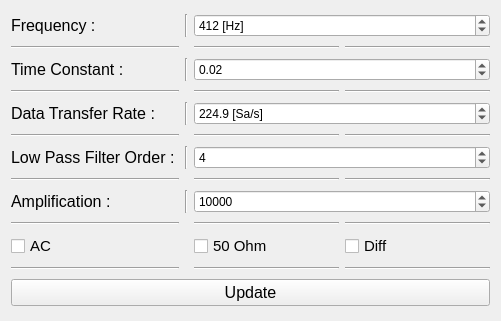
     <widget class="QWidget" name="gridLayoutWidget">
      <property name="geometry">
       <rect>
        <x>50</x>
        <y>440</y>
        <width>501</width>
        <height>321</height>
       </rect>
      </property>
      <layout class="QGridLayout" name="gridLayout_lockin">
       <item row="7" column="1">
        <widget class="Line" name="line_89">
         <property name="orientation">
          <enum>Qt::Horizontal</enum>
         </property>
        </widget>
       </item>
       <item row="2" column="1">
        <widget class="QLabel" name="TimeConstant">
         <property name="font">
          <font>
           <pointsize>12</pointsize>
          </font>
         </property>
         <property name="text">
          <string>Time Constant :   </string>
         </property>
        </widget>
       </item>
       <item row="4" column="1">
        <widget class="QLabel" name="DataTransferRate">
         <property name="font">
          <font>
           <pointsize>12</pointsize>
          </font>
         </property>
         <property name="text">
          <string>Data Transfer Rate :   </string>
         </property>
        </widget>
       </item>
       <item row="0" column="1">
        <widget class="QLabel" name="Frequency">
         <property name="font">
          <font>
           <pointsize>12</pointsize>
          </font>
         </property>
         <property name="text">
          <string>Frequency :   </string>
         </property>
        </widget>
       </item>
       <item row="8" column="1">
        <widget class="QLabel" name="Amplification">
         <property name="font">
          <font>
           <pointsize>12</pointsize>
          </font>
         </property>
         <property name="text">
          <string>Amplification :   </string>
         </property>
        </widget>
       </item>
       <item row="0" column="3" colspan="2">
        <widget class="QDoubleSpinBox" name="pickFreq">
         <property name="suffix">
          <string> [Hz]</string>
         </property>
         <property name="decimals">
          <number>0</number>
         </property>
         <property name="minimum">
          <double>10.000000000000000</double>
         </property>
         <property name="maximum">
          <double>100000.000000000000000</double>
         </property>
         <property name="value">
          <double>412.000000000000000</double>
         </property>
        </widget>
       </item>
       <item row="8" column="3" colspan="2">
        <widget class="QDoubleSpinBox" name="pickAmp">
         <property name="decimals">
          <number>0</number>
         </property>
         <property name="minimum">
          <double>100.000000000000000</double>
         </property>
         <property name="maximum">
          <double>100000000.000000000000000</double>
         </property>
         <property name="singleStep">
          <double>1000.000000000000000</double>
         </property>
         <property name="value">
          <double>10000.000000000000000</double>
         </property>
        </widget>
       </item>
       <item row="2" column="3" colspan="2">
        <widget class="QDoubleSpinBox" name="pickTC">
         <property name="minimum">
          <double>0.000000000000000</double>
         </property>
         <property name="maximum">
          <double>5.000000000000000</double>
         </property>
         <property name="singleStep">
          <double>0.001000000000000</double>
         </property>
         <property name="value">
          <double>0.020000000000000</double>
         </property>
        </widget>
       </item>
       <item row="11" column="1">
        <widget class="Line" name="line_103">
         <property name="orientation">
          <enum>Qt::Horizontal</enum>
         </property>
        </widget>
       </item>
       <item row="2" column="2">
        <widget class="Line" name="line_3">
         <property name="orientation">
          <enum>Qt::Vertical</enum>
         </property>
        </widget>
       </item>
       <item row="9" column="4">
        <widget class="Line" name="line_88">
         <property name="orientation">
          <enum>Qt::Horizontal</enum>
         </property>
        </widget>
       </item>
       <item row="3" column="1">
        <widget class="Line" name="line_92">
         <property name="orientation">
          <enum>Qt::Horizontal</enum>
         </property>
        </widget>
       </item>
       <item row="0" column="2">
        <widget class="Line" name="line_2">
         <property name="orientation">
          <enum>Qt::Vertical</enum>
         </property>
        </widget>
       </item>
       <item row="9" column="1">
        <widget class="Line" name="line_86">
         <property name="orientation">
          <enum>Qt::Horizontal</enum>
         </property>
        </widget>
       </item>
       <item row="12" column="1" colspan="4">
        <widget class="QPushButton" name="lockinParameterButton">
         <property name="font">
          <font>
           <pointsize>12</pointsize>
           <weight>50</weight>
           <bold>false</bold>
          </font>
         </property>
         <property name="text">
          <string>Update</string>
         </property>
        </widget>
       </item>
       <item row="7" column="3">
        <widget class="Line" name="line_90">
         <property name="orientation">
          <enum>Qt::Horizontal</enum>
         </property>
        </widget>
       </item>
       <item row="9" column="3">
        <widget class="Line" name="line_87">
         <property name="orientation">
          <enum>Qt::Horizontal</enum>
         </property>
        </widget>
       </item>
       <item row="8" column="2">
        <widget class="Line" name="line_85">
         <property name="orientation">
          <enum>Qt::Vertical</enum>
         </property>
        </widget>
       </item>
       <item row="4" column="2">
        <widget class="Line" name="line_6">
         <property name="orientation">
          <enum>Qt::Vertical</enum>
         </property>
        </widget>
       </item>
       <item row="7" column="4">
        <widget class="Line" name="line_91">
         <property name="orientation">
          <enum>Qt::Horizontal</enum>
         </property>
        </widget>
       </item>
       <item row="3" column="4">
        <widget class="Line" name="line_94">
         <property name="orientation">
          <enum>Qt::Horizontal</enum>
         </property>
        </widget>
       </item>
       <item row="3" column="3">
        <widget class="Line" name="line_93">
         <property name="orientation">
          <enum>Qt::Horizontal</enum>
         </property>
        </widget>
       </item>
       <item row="1" column="1">
        <widget class="Line" name="line_95">
         <property name="orientation">
          <enum>Qt::Horizontal</enum>
         </property>
        </widget>
       </item>
       <item row="1" column="3">
        <widget class="Line" name="line_96">
         <property name="orientation">
          <enum>Qt::Horizontal</enum>
         </property>
        </widget>
       </item>
       <item row="1" column="4">
        <widget class="Line" name="line_97">
         <property name="orientation">
          <enum>Qt::Horizontal</enum>
         </property>
        </widget>
       </item>
       <item row="11" column="3">
        <widget class="Line" name="line_104">
         <property name="orientation">
          <enum>Qt::Horizontal</enum>
         </property>
        </widget>
       </item>
       <item row="11" column="4">
        <widget class="Line" name="line_105">
         <property name="orientation">
          <enum>Qt::Horizontal</enum>
         </property>
        </widget>
       </item>
       <item row="5" column="3">
        <widget class="Line" name="line_102">
         <property name="orientation">
          <enum>Qt::Horizontal</enum>
         </property>
        </widget>
       </item>
       <item row="4" column="3" colspan="2">
        <widget class="QDoubleSpinBox" name="pickDTR">
         <property name="suffix">
          <string> [Sa/s]</string>
         </property>
         <property name="decimals">
          <number>1</number>
         </property>
         <property name="maximum">
          <double>400.000000000000000</double>
         </property>
         <property name="singleStep">
          <double>0.100000000000000</double>
         </property>
         <property name="value">
          <double>224.900000000000006</double>
         </property>
        </widget>
       </item>
       <item row="5" column="4">
        <widget class="Line" name="line_107">
         <property name="orientation">
          <enum>Qt::Horizontal</enum>
         </property>
        </widget>
       </item>
       <item row="6" column="2">
        <widget class="Line" name="line_108">
         <property name="orientation">
          <enum>Qt::Vertical</enum>
         </property>
        </widget>
       </item>
       <item row="5" column="1">
        <widget class="Line" name="line_101">
         <property name="orientation">
          <enum>Qt::Horizontal</enum>
         </property>
        </widget>
       </item>
       <item row="6" column="1">
        <widget class="QLabel" name="FilterOrder">
         <property name="font">
          <font>
           <pointsize>12</pointsize>
          </font>
         </property>
         <property name="text">
          <string>Low Pass Filter Order : </string>
         </property>
        </widget>
       </item>
       <item row="6" column="3" colspan="2">
        <widget class="QDoubleSpinBox" name="pickLPFO">
         <property name="decimals">
          <number>0</number>
         </property>
         <property name="minimum">
          <double>1.000000000000000</double>
         </property>
         <property name="maximum">
          <double>8.000000000000000</double>
         </property>
         <property name="value">
          <double>4.000000000000000</double>
         </property>
        </widget>
       </item>
       <item row="10" column="4">
        <widget class="QCheckBox" name="diffButton">
         <property name="font">
          <font>
           <pointsize>11</pointsize>
          </font>
         </property>
         <property name="text">
          <string>Diff</string>
         </property>
        </widget>
       </item>
       <item row="10" column="3">
        <widget class="QCheckBox" name="imp50Button">
         <property name="font">
          <font>
           <pointsize>11</pointsize>
          </font>
         </property>
         <property name="text">
          <string>50 Ohm</string>
         </property>
        </widget>
       </item>
       <item row="10" column="1">
        <widget class="QCheckBox" name="acButton">
         <property name="font">
          <font>
           <pointsize>11</pointsize>
           <italic>false</italic>
          </font>
         </property>
         <property name="text">
          <string>AC</string>
         </property>
        </widget>
       </item>
      </layout>
     </widget>
